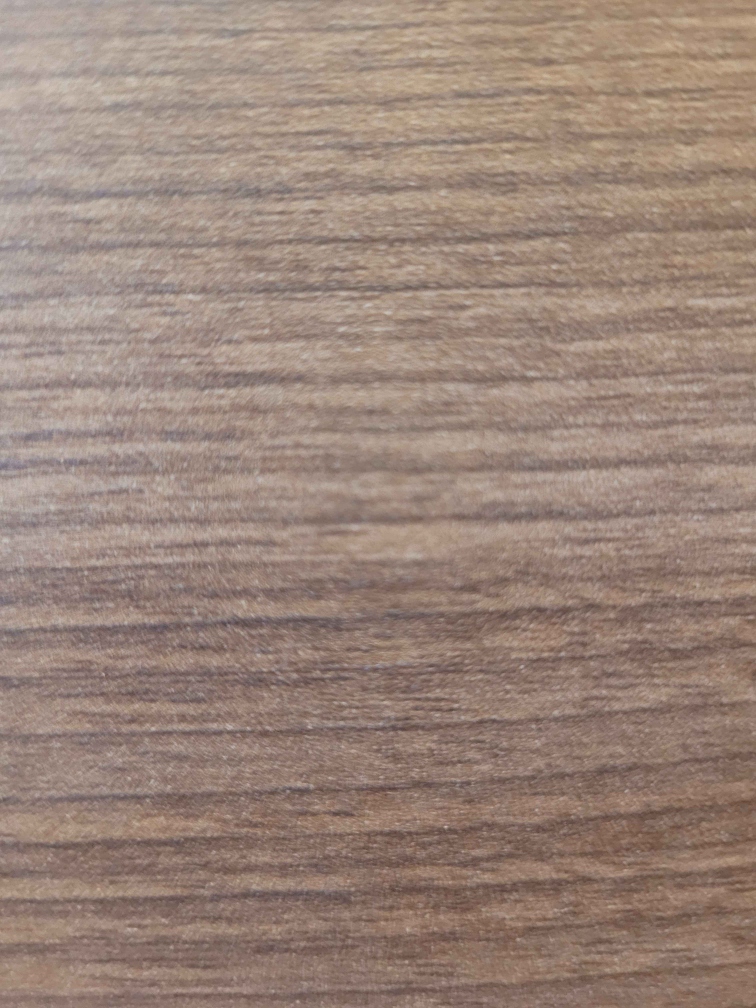
#> input picture Projekt_3/tekstury/drewno_drzwi/20261114_092448.jpg, 3024 x 4032 px (shown at 1/4 size); its folder holds only this picture in this run
$ python main.py   (older library calls are emulated)
#> lines starting #> are read from the running program, lines starting #| are printed output that depends on the picture
import numpy as np
import pandas as pd
import matplotlib.pyplot as plt

from pathlib import Path
from PIL import Image

from skimage.feature import graycomatrix, graycoprops

from sklearn.model_selection import GroupShuffleSplit
from sklearn.svm import SVC
from sklearn.pipeline import make_pipeline
from sklearn.preprocessing import StandardScaler
from sklearn.metrics import (
    accuracy_score,
    classification_report,
    ConfusionMatrixDisplay
)


# ==================================================
# 1. PARAMETRY PROGRAMU
# ==================================================

FOLDER_PROJEKTU = Path(__file__).resolve().parent

FOLDER_ZDJEC = FOLDER_PROJEKTU / "tekstury"
FOLDER_PROBEK = FOLDER_PROJEKTU / "probki"

PLIK_CSV = FOLDER_PROJEKTU / "cechy_tekstur.csv"

# Rozmiar wycinanej probki
ROZMIAR_PROBKI = (128, 128)

# Rozmiar wczytywanych obrazow
# None oznacza zachowanie oryginalnego rozmiaru
ROZMIAR_OBRAZU = (3024, 4032)

# Liczba poziomow jasnosci
LICZBA_POZIOMOW = 64

# Odleglosci pikseli
ODLEGLOSCI = [1, 3, 5]

# Kierunki w stopniach
KATY_STOPNIE = [0, 45, 90, 135]

# Kierunki w radianach
KATY = np.deg2rad(KATY_STOPNIE)

MAX_PROBEK_NA_ZDJECIE = 50

# Cechy GLCM
CECHY = [
    "dissimilarity",
    "correlation",
    "contrast",
    "energy",
    "homogeneity",
    "ASM"
]

# Rozszerzenia plikow obrazow
ROZSZERZENIA = {
    ".jpg",
    ".jpeg",
    ".png",
    ".bmp",
    ".tif",
    ".tiff"
}


# ==================================================
# 2. WCZYTYWANIE I WYCINANIE PROBEK
# ==================================================

def wycinaj_probki(
    folder_zdjec,
    folder_probek,
    rozmiar_probki=(128, 128),
    rozmiar_obrazu=None
):

#> called with rozmiar_probki = (128, 128), rozmiar_obrazu = (3024, 4032)
    print("\n===================================")
    print("ETAP 1 - WYCINANIE PROBEK TEKSTUR")
    print("===================================")

    folder_zdjec = Path(folder_zdjec)
    folder_probek = Path(folder_probek)

    folder_probek.mkdir(
        parents=True,
        exist_ok=True
    )

    szerokosc_probki, wysokosc_probki = rozmiar_probki

    liczba_zdjec = 0
    liczba_probek = 0

    rng = np.random.default_rng(42)

    for folder_kategorii in sorted(folder_zdjec.iterdir()):

        if not folder_kategorii.is_dir():
            continue

        kategoria = folder_kategorii.name

        folder_wynikowy = folder_probek / kategoria

        folder_wynikowy.mkdir(
            parents=True,
            exist_ok=True
        )

        print(f"\nKategoria: {kategoria}")

        # Usuwanie starych wygenerowanych probek
        for stara_probka in folder_wynikowy.glob("*.png"):
            stara_probka.unlink()

        for sciezka in sorted(folder_kategorii.iterdir()):

            if sciezka.suffix.lower() not in ROZSZERZENIA:
                continue

            if not sciezka.is_file():
                continue

            with Image.open(sciezka) as obraz:

#> obraz is the input picture: PIL image 3024x4032 RGB; mean R, G, B 154.1, 132.8, 121.1
                obraz = obraz.convert("RGB")

                if rozmiar_obrazu is not None:
                    obraz = obraz.resize(
                        rozmiar_obrazu,
                        Image.Resampling.LANCZOS
                    )

                szerokosc, wysokosc = obraz.size
#> szerokosc = 3024; wysokosc = 4032

                liczba_zdjec += 1

                # Wszystkie mozliwe pozycje probek
                pozycje = []

                for y in range(
                    0,
                    wysokosc - wysokosc_probki + 1,
                    wysokosc_probki
                ):

                    for x in range(
                        0,
                        szerokosc - szerokosc_probki + 1,
                        szerokosc_probki
                    ):

                        pozycje.append((x, y))

                # Losowanie maksymalnie 50 probek
                liczba_do_wyciecia = min(
                    MAX_PROBEK_NA_ZDJECIE,
                    len(pozycje)
                )
#> liczba_do_wyciecia = 50

                indeksy = rng.choice(
                    len(pozycje),
                    size=liczba_do_wyciecia,
                    replace=False
                )

                licznik = 0

                for indeks in indeksy:

                    x, y = pozycje[indeks]

                    probka = obraz.crop((
                        x,
                        y,
                        x + szerokosc_probki,
                        y + wysokosc_probki
                    ))

                    nazwa_probki = (
                        f"{sciezka.stem}"
                        f"__probka_{licznik:04d}.png"
                    )

                    probka.save(
                        folder_wynikowy / nazwa_probki
                    )

                    licznik += 1
                    liczba_probek += 1
#> this loop made 50 passes
#> pass 1, in wycinaj_probki, `probka = obraz.crop(( x, y, x + szerokosc_probki, y + wysokosc_probki ))`:
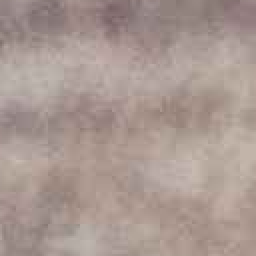
#> probka: PIL image 128x128 RGB (shown 2 times larger); mean R, G, B 169.1, 152.3, 145.8
#> pass 2, in wycinaj_probki, `probka = obraz.crop(( x, y, x + szerokosc_probki, y + wysokosc_probki ))`:
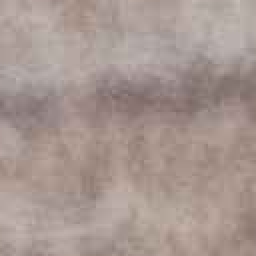
#> probka: PIL image 128x128 RGB (shown 2 times larger); mean R, G, B 167.4, 151.1, 145.2
#> pass 3, in wycinaj_probki, `probka = obraz.crop(( x, y, x + szerokosc_probki, y + wysokosc_probki ))`:
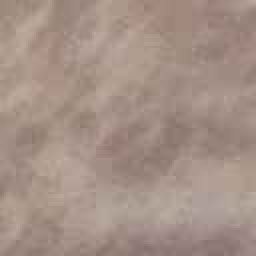
#> probka: PIL image 128x128 RGB (shown 2 times larger); mean R, G, B 164.2, 144.4, 134.2
#> after the loop:
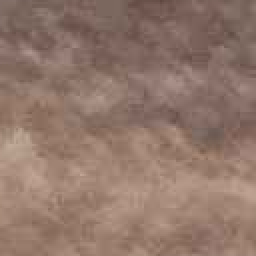
#> probka: PIL image 128x128 RGB (shown 2 times larger); mean R, G, B 145.2, 118.7, 106.5
#> after the loop, liczba_probek = 50; licznik = 50

                print(
                    f"Zdjecie: {sciezka.name} "
                    f"-> {licznik} probek"
                )
#| Zdjecie: 20261114_092448.jpg -> 50 probek
#> pass 2 of the loop in wycinaj_probki, `for folder_kategorii in sorted(folder_zdjec.iterdir()):`:
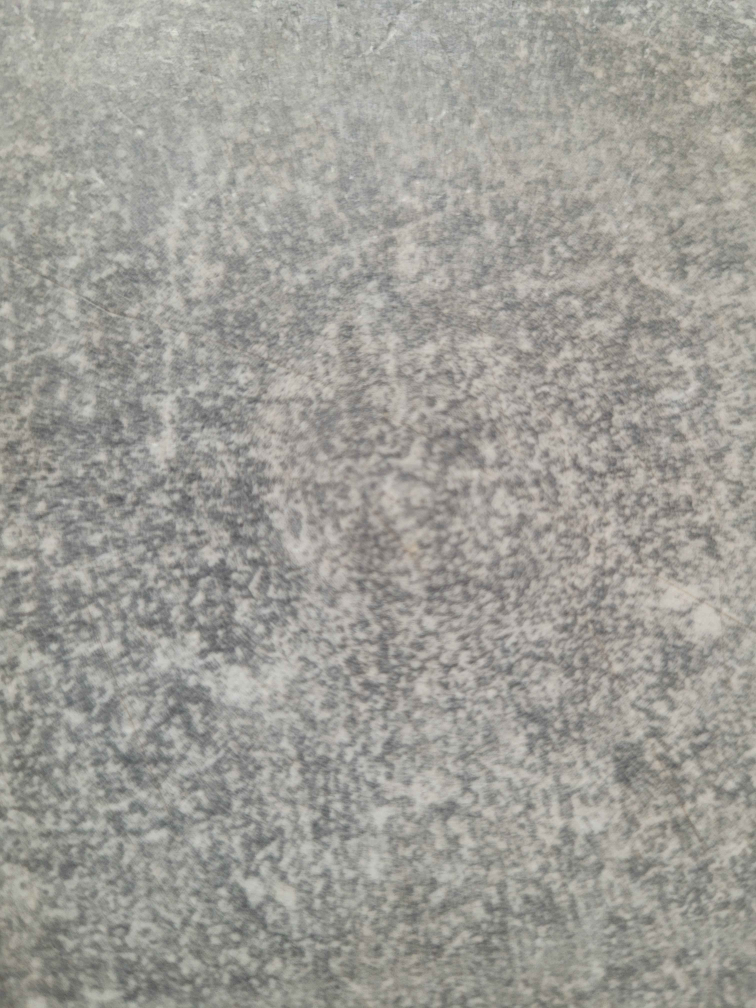
#> input picture Projekt_3/tekstury/marmur_blat/20261114_092314.jpg, 3024 x 4032 px (shown at 1/4 size)
#> in wycinaj_probki, obraz is the input picture: PIL image 3024x4032 RGB; mean R, G, B 158.9, 157.5, 151.5
#> the loop in wycinaj_probki, `for indeks in indeksy: ` made 50 passes
#> pass 1, in wycinaj_probki, `probka = obraz.crop(( x, y, x + szerokosc_probki, y + wysokosc_probki ))`:
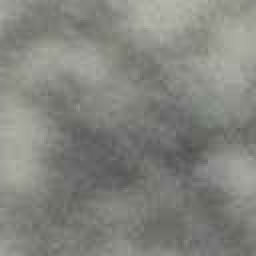
#> probka: PIL image 128x128 RGB (shown 2 times larger); mean R, G, B 131.3, 132.4, 126.4
#> after the loop in wycinaj_probki, `for indeks in indeksy:`:
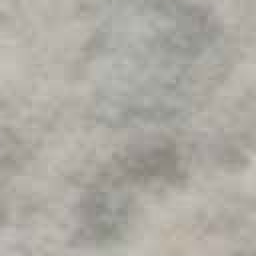
#> probka: PIL image 128x128 RGB (shown 2 times larger); mean R, G, B 173.3, 170.2, 162.3
#> after the loop in wycinaj_probki, `for indeks in indeksy:`: liczba_probek = 100; licznik = 50
#| Zdjecie: 20261114_092314.jpg -> 50 probek

    print("\nPodsumowanie:")
    print("Liczba zdjec:", liczba_zdjec)
    print("Liczba probek:", liczba_probek)
#| Liczba probek: 100
#> `liczba_probek = wycinaj_probki( FOLDER_ZDJEC, FOLDER_PROBEK, rozmiar_p..`: liczba_probek = 100

    return liczba_probek

# ==================================================
# 3. OBLICZANIE CECH GLCM
# ==================================================

def oblicz_cechy_glcm(sciezka_probki):

    # Wczytanie obrazu w skali szarosci
    with Image.open(sciezka_probki) as obraz:
        obraz = obraz.convert("L")
#> obraz: PIL image 128x128 L
        obraz = np.array(obraz)

    # Zmniejszenie liczby poziomow jasnosci
    # 256 poziomow -> 64 poziomy
    obraz = (
        obraz.astype(np.uint16)
        * LICZBA_POZIOMOW
        // 256
    ).astype(np.uint8)
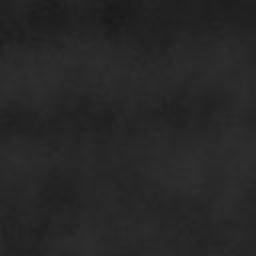
#> obraz: shape (128, 128) (shown 2 times larger); min 26, max 47, mean 38.8

    # Obliczenie macierzy GLCM
    glcm = graycomatrix(
        obraz,
        distances=ODLEGLOSCI,
        angles=KATY,
        levels=LICZBA_POZIOMOW,
        symmetric=True,
        normed=True
    )

    wyniki = {}

    # Obliczenie wszystkich cech
    for cecha in CECHY:

        wartosci = graycoprops(
            glcm,
            cecha
        )

        # Osobna cecha dla kazdej odleglosci
        # i kazdego kierunku
        for i, odleglosc in enumerate(ODLEGLOSCI):

            for j, kat in enumerate(KATY_STOPNIE):

                nazwa = (
                    f"{cecha}"
                    f"_d{odleglosc}"
                    f"_kat{kat}"
                )

                wyniki[nazwa] = float(
                    wartosci[i, j]
                )
#> after the loop, wyniki = 72 items

    return wyniki


# ==================================================
# 4. GENEROWANIE ZBIORU CECH
# ==================================================

def generuj_zbior_cech(folder_probek, plik_csv):

    print("\n===================================")
    print("ETAP 2 - OBLICZANIE CECH GLCM")
    print("===================================")

    folder_probek = Path(folder_probek)

    dane = []

    for folder_kategorii in sorted(folder_probek.iterdir()):

        if not folder_kategorii.is_dir():
            continue

        kategoria = folder_kategorii.name

        print(f"\nKategoria: {kategoria}")

        licznik = 0

        for sciezka in sorted(folder_kategorii.glob("*.png")):

            cechy = oblicz_cechy_glcm(sciezka)
#> cechy = 72 items

            # Nazwa kategorii tekstury
            cechy["kategoria"] = kategoria

            # Nazwa oryginalnego zdjecia
            # Potrzebna do poprawnego podzialu
            # na trening i test
            cechy["zdjecie"] = (
                f"{kategoria}/"
                f"{sciezka.name.split('__probka_')[0]}"
            )

            cechy["probka"] = sciezka.name

            dane.append(cechy)

            licznik += 1

        print("Liczba probek:", licznik)
#> pass 2 of the loop in generuj_zbior_cech, `for folder_kategorii in sorted(folder_probek.iterdir()):`:
#> kategoria = 'marmur_blat'
#| Kategoria: marmur_blat

    if not dane:
        raise ValueError(
            "Nie znaleziono probek tekstur."
        )

    df = pd.DataFrame(dane)

    # Zapis wektorow cech do CSV
    df.to_csv(
        plik_csv,
        index=False,
        encoding="utf-8-sig"
    )

    print("\nZapisano plik:", plik_csv)

    print("Liczba wektorow:", len(df))

    print("Liczba cech GLCM:", len(CECHY) * len(ODLEGLOSCI) * len(KATY))

    return df


# ==================================================
# 5. KLASYFIKACJA TEKSTUR - SVM
# ==================================================

def klasyfikuj_tekstury(plik_csv):

    print("\n===================================")
    print("ETAP 3 - KLASYFIKACJA TEKSTUR")
    print("===================================")

    # Wczytanie danych z pliku CSV
    df = pd.read_csv(plik_csv)

    # Wybranie kolumn zawierajacych cechy GLCM
    kolumny_cech = [
        kolumna
        for kolumna in df.columns
        if kolumna not in [
            "kategoria",
            "zdjecie",
            "probka"
        ]
    ]

    X = df[kolumny_cech]
    y = df["kategoria"]

    # Sprawdzenie liczby kategorii
    if y.nunique() < 2:
        raise ValueError(
            "Do klasyfikacji potrzebne sa "
            "co najmniej 2 kategorie tekstur."
        )

    # ==============================================
    # PODZIAL NA ZBIOR TRENINGOWY I TESTOWY
    # ==============================================

    rng = np.random.default_rng(42)

    indeksy_treningowe = []
    indeksy_testowe = []

    # Podzial wykonywany osobno dla kazdej kategorii
    for kategoria in sorted(df["kategoria"].unique()):

        dane_kategorii = df[
            df["kategoria"] == kategoria
        ]

        # Pobranie nazw oryginalnych zdjec
        # i konwersja do tablicy NumPy
        zdjecia = (
            dane_kategorii["zdjecie"]
            .unique()
            .to_numpy(copy=True)
        )

        # Potrzebujemy co najmniej dwoch zdjec
        if len(zdjecia) < 2:
            raise ValueError(
                f"Kategoria '{kategoria}' ma mniej niz "
                "2 niezalezne zdjecia. "
                "Potrzebne sa minimum 2 zdjecia."
            )

        # Losowe przemieszanie zdjec
        rng.shuffle(zdjecia)

        # 25% zdjec przeznaczamy do testowania
        liczba_testowych = max(
            1,
            int(round(len(zdjecia) * 0.25))
        )

        # Co najmniej jedno zdjecie musi zostac
        # w zbiorze treningowym
        liczba_testowych = min(
            liczba_testowych,
            len(zdjecia) - 1
        )

        zdjecia_testowe = zdjecia[:liczba_testowych]
        zdjecia_treningowe = zdjecia[liczba_testowych:]

        # Pobranie indeksow probek treningowych
        indeksy_treningowe.extend(
            dane_kategorii[
                dane_kategorii["zdjecie"].isin(
                    zdjecia_treningowe
                )
            ].index.tolist()
        )

        # Pobranie indeksow probek testowych
        indeksy_testowe.extend(
            dane_kategorii[
                dane_kategorii["zdjecie"].isin(
                    zdjecia_testowe
                )
            ].index.tolist()
        )

        print(f"\nKategoria: {kategoria}")
        print("Liczba zdjec:", len(zdjecia))
        print(
            "Zdjecia treningowe:",
            len(zdjecia_treningowe)
        )
        print(
            "Zdjecia testowe:",
            len(zdjecia_testowe)
        )

    # ==============================================
    # PRZYGOTOWANIE DANYCH
    # ==============================================

    X_train = X.iloc[indeksy_treningowe]
    X_test = X.iloc[indeksy_testowe]

    y_train = y.iloc[indeksy_treningowe]
    y_test = y.iloc[indeksy_testowe]

    print("\n===================================")
    print("PODSUMOWANIE PODZIALU DANYCH")
    print("===================================")

    print("Liczba probek treningowych:", len(X_train))
    print("Liczba probek testowych:", len(X_test))

    print("\nKategorie w zbiorze treningowym:")
    print(y_train.value_counts())

    print("\nKategorie w zbiorze testowym:")
    print(y_test.value_counts())

    # ==============================================
    # UTWORZENIE KLASYFIKATORA SVM
    # ==============================================

    model = make_pipeline(
        StandardScaler(),
        SVC(
            kernel="rbf",
            C=10,
            gamma="scale"
        )
    )

    # Trenowanie modelu
    print("\nRozpoczynam trenowanie SVM...")

    model.fit(X_train, y_train)

    # ==============================================
    # TESTOWANIE KLASYFIKATORA
    # ==============================================

    przewidywania = model.predict(X_test)

    # Obliczenie dokladnosci
    dokladnosc = accuracy_score(
        y_test,
        przewidywania
    )

    print("\n===================================")
    print("WYNIKI KLASYFIKACJI")
    print("===================================")

    print(
        f"Dokladnosc klasyfikatora: "
        f"{dokladnosc * 100:.2f}%"
    )

    # Szczegolowy raport
    print("\nRaport klasyfikacji:")

    print(
        classification_report(
            y_test,
            przewidywania,
            zero_division=0
        )
    )

    # ==============================================
    # MACIERZ POMYLEK
    # ==============================================

    ConfusionMatrixDisplay.from_predictions(
        y_test,
        przewidywania,
        cmap="Blues"
    )

    plt.title(
        "Macierz pomylek - klasyfikacja tekstur SVM"
    )

    plt.tight_layout()
    plt.show()

    return dokladnosc

# ==================================================
# 6. PROGRAM GLOWNY
# ==================================================

if __name__ == "__main__":

    print("===================================")
    print("ANALIZA I KLASYFIKACJA TEKSTUR")
    print("===================================")

    # ETAP 1
    # Wczytywanie zdjec i wycinanie probek

    liczba_probek = wycinaj_probki(
        FOLDER_ZDJEC,
        FOLDER_PROBEK,
        rozmiar_probki=ROZMIAR_PROBKI,
        rozmiar_obrazu=ROZMIAR_OBRAZU
    )

    # ETAP 2
    # Obliczanie cech GLCM

    dane = generuj_zbior_cech(
        FOLDER_PROBEK,
        PLIK_CSV
    )

    # ETAP 3
    # Klasyfikacja SVM

#> (the run stopped early here; a loop or call above may not have finished)
